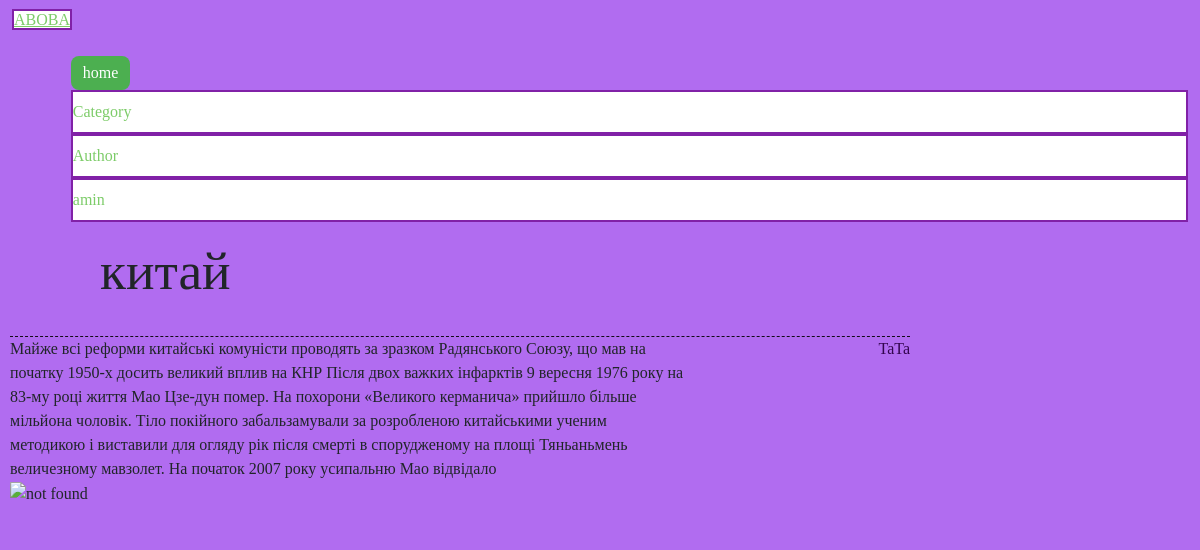
Page /6 on the committed database.
### blogapp/models.py (models this page shows, shortened)
class Post(models.Model):
    post_header = models.CharField(max_length=50)
    post_text = models.TextField(max_length=500)
    author = models.CharField(max_length=12)
    datetime = models.DateTimeField()
    category =  models.ForeignKey(Category, on_delete=models.SET_DEFAULT, default='no category')
    image = models.ImageField(upload_to="images/", default=None, null=True)

### blogapp/views.py (the view)
# urls.py: path("<int:pk>", view=views.PostDetailView.as_view(), name="post-details"),
class PostDetailView(DetailView):
    template_name = "blogapp/post_detail.html"
    model = Post

### templates/blogapp/post_detail.html
{% extends "layout.html" %}
{% block content %}
<div class="content">
<h2>{{post.post_header}}</h2>
<br>
<div class="post_text">
<p>
{{post.post_text}}
<br>
<img src="media/{{ post.image }}" alt="not found">
<br>
</p>
<span class="author">{{post.author}}</span>
<br>
</div>
</div>
{% endblock %}

### static/styles/style.css (style rules this page uses)
body { background-color: rgba(162, 80, 238, 0.836); font-family: cursive; }
.content { margin: 10px; width: 75%; }
.content h2 { margin-left: 10%; font-size: 40pt; }
.post_text { border-top: 1px dashed #000000e5; }
.author { color: #32054d; float:right; }
.post_text p { font: 10px; width: 75%; display: inline-block; }
.post_text img { margin-top: 0; width: 150px; height: 100px; }

### rows in the picture
Post: post_header "китай", post_text "Майже всі реформи китайські комуністи проводять за зразком Радянського Союзу, що мав на початку 1950-х досить великий вплив на КНР Після двох важких інфарктів 9 вересня 1976 року на 83-му році життя Мао Цзе-дун помер. На похорони «Великого керманича» прийшло більше мільйона чоловік. Тіло покійного забальзамували за розробленою китайськими ученим методикою і виставили для огляду рік після смерті в спорудженому на площі Тяньаньмень величезному мавзолет. На початок 2007 року усипальню Мао відвідало", author "TaTa"
